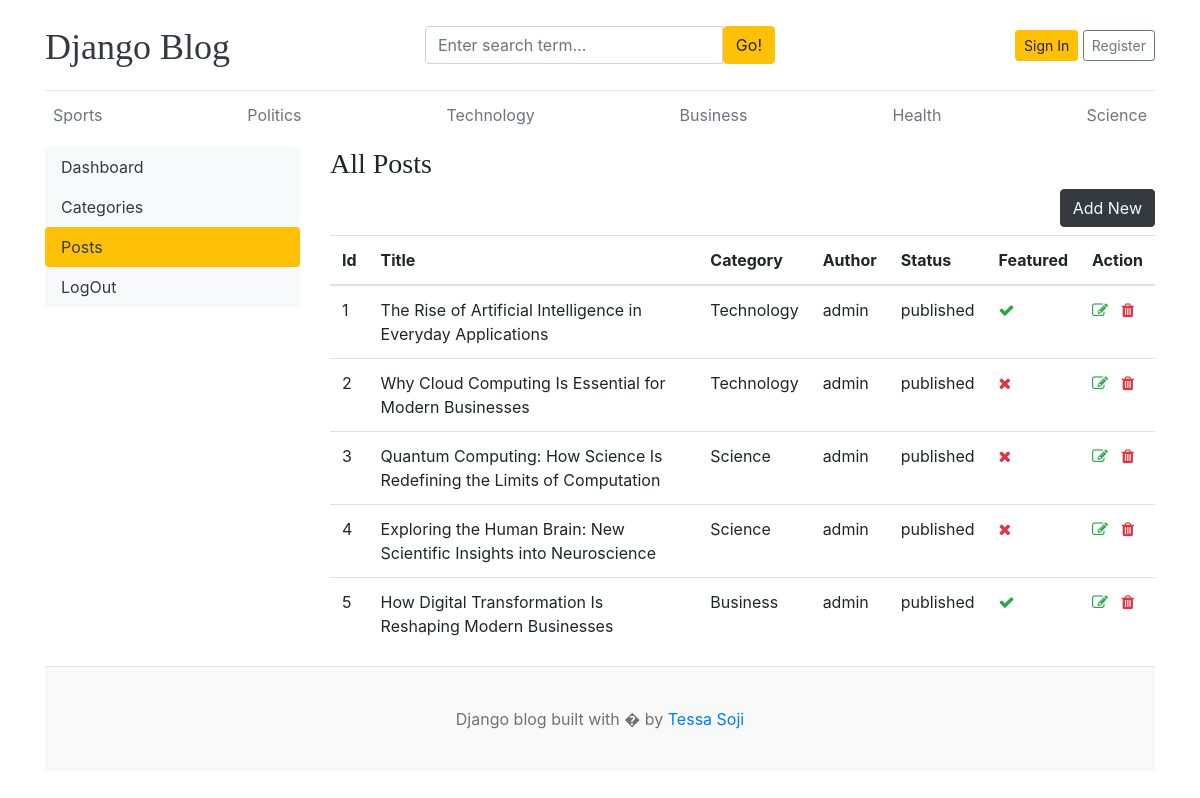
The app's page /dashboard/posts/ with its own data.
### blogs/models.py (models this page shows, shortened)
class Category(models.Model):
    category_name=models.CharField(max_length=100,unique=True)
    created_at=models.DateTimeField(auto_now_add=True)
    updated_at=models.DateTimeField(auto_now=True)
    class Meta:
        verbose_name_plural = "Categories"
    def __str__(self):
        return self.category_name

class Blog(models.Model):
    title=models.CharField(max_length=100)
    slug=models.SlugField(max_length=50,unique=True,blank=True)
    category=models.ForeignKey(Category,on_delete=models.CASCADE)
    author=models.ForeignKey(User,on_delete=models.CASCADE)
    featured_image=models.ImageField(upload_to='uploads/%Y/%m/%d',blank=True)
    short_description=models.TextField(max_length=500)
    blog_body=models.TextField(max_length=2000)
    status=models.CharField(max_length=20,choices=STATUS_CHOICES,default="draft") #drop doum list
    is_featured=models.BooleanField(default=False)
    created_at=models.DateTimeField(auto_now_add=True)
    updated_at=models.DateTimeField(auto_now=True)

### dashboards/views.py (the view)
# urls.py: path('posts/',views.posts,name='posts'),
def posts(request):
    posts = Blog.objects.all()
    context = {
        'posts': posts,
    }
    return render(request, 'dashboard/posts.html',context)

### blog_main/context_processors.py (called while the page is built)
def get_categories(request):
    categories = Category.objects.all().order_by('created_at')
    return dict(categories=categories)

def get_social_links(request):
    social_links = Sociallink.objects.all()
    return dict(social_links=social_links)

### templates/dashboard/posts.html (shortened to what this page needs)
{% extends 'base.html' %}
{% block content %}
<div class="row">
        {% include 'dashboard/sidebar.html' %}
        <div class="col-md-9">
            <h3>All Posts</h3>
            <a href="{% url 'add_post' %}" class="btn btn-dark text-light float-right mb-2">Add New</a>
                <table class="table table-hover">
                  <thead>
                    <tr>
                      <th>Id</th>
                      <th>Title</th>
                      <th>Category</th>
                      <th>Author</th>
                      <th>Status</th>
                      <th>Featured</th>
                      <th>Action</th>
                    </tr>
                  </thead>
                  <tbody>
                  {% for post in posts %}
                    <tr>
                      <td>{{ forloop.counter }}</td>
                      <td>{{ post.title }}</td>
                      <td>{{ post.category }}</td>
                      <td>{{ post.author }}</td>
                      <td>{{ post.status }}</td>
                      <td>{% if post.is_featured %}<i class="fa fa-check text-success"></i>{% else %}<i class="fa fa-times text-danger"></i>{% endif %}</td>
                      <td>
                          <a href="{% url 'edit_post' post.id %}"><i class="fa fa-edit text-success"></i></a>
                          <a href="{% url 'delete_post' post.id %}"><i class="fa fa-trash text-danger"></i></a>
                      </td>
                    </tr>
                  {% endfor %}
                  </tbody>
                </table>
        </div>
</div>
{% endblock %}

### templates/base.html (shortened to what this page needs)
{% load static %}
<!DOCTYPE html>
<html lang="en">
<head>
    <link href="https://getbootstrap.com/docs/4.0/dist/css/bootstrap.min.css" rel="stylesheet">
    <link href="{% static 'css/blog.css' %}" rel="stylesheet">
    <link rel="stylesheet" href="https://cdnjs.cloudflare.com/ajax/libs/font-awesome/4.7.0/css/font-awesome.min.css">
</head>
<body>
    <div class="container">
      <header class="blog-header py-3">
        <div class="row flex-nowrap justify-content-between align-items-center">
          <div class="col-4 pt-1">
            <a class="blog-header-logo text-dark" href="/">Django Blog</a>
          </div>
            <div class="col-4">
                <form actions="{% url 'search' %}" method="GET">
                        <div class="input-group">
                                 <input class="form-control" type="text" name="keyword" value="{{keyword}}" placeholder="Enter search term..." aria-label="Enter search term..." aria-describedby="button-search" />
                                <button type="submit" class="btn btn-warning" id="button-search" type="button">Go!</button>
                    </div>
                </form>
            </div>
          <div class="col-4 d-flex justify-content-end align-items-center">
              {% if user.is_authenticated == False %}
                <a class="btn btn-sm btn-warning" href="{% url 'userlogin' %}">Sign In</a>
                <a class="btn btn-sm btn-outline-secondary" href="{% url 'register' %}">Register</a>
              {% endif %}
          </div>
        </div>
      </header>
      <div class="nav-scroller py-1 mb-2">
        <nav class="nav d-flex justify-content-between">
            {% for i in categories %}
              <a class="p-2 text-muted" href="{% url 'posts_by_category' i.id %}">{{i}}</a>
            {% endfor %}
        </nav>
      </div>
{% block content %}
{% endblock %}
<footer class="blog-footer">
  <p>Django blog built with � by <a href="#">Tessa Soji</a></p>
</footer>
</body>
</html>

### static/CSS/blog.css (style rules this page uses)
.blog-header { border-bottom: 1px solid #e5e5e5; }
.blog-header-logo { font-family: "Playfair Display", Georgia, "Times New Roman", serif; font-size: 2.25rem; }
h1, h2, h3, h4, h5, h6 { font-family: "Playfair Display", Georgia, "Times New Roman", serif; }
.blog-footer { padding: 2.5rem 0; color: #727272; text-align: center; background-color: #f9f9f9; border-top: .05rem solid #e5e5e5; }
.blog-footer p:last-child { margin-bottom: 0; }

### records on screen
Category: category_name "Sports"
Category: category_name "Politics"
Category: category_name "Technology"
Category: category_name "Business"
Category: category_name "Health"
Category: category_name "Science"
Blog: title "The Rise of Artificial Intelligence in Everyday Applications", category "Technology", author "admin", status "published", is_featured True (drawn)
Blog: title "Why Cloud Computing Is Essential for Modern Businesses", category "Technology", author "admin", status "published", is_featured False (drawn)
Blog: title "Quantum Computing: How Science Is Redefining the Limits of Computation", category "Science", author "admin", status "published", is_featured False (drawn)
Blog: title "Exploring the Human Brain: New Scientific Insights into Neuroscience", category "Science", author "admin", status "published", is_featured False (drawn)
Blog: title "How Digital Transformation Is Reshaping Modern Businesses", category "Business", author "admin", status "published", is_featured True (drawn)
